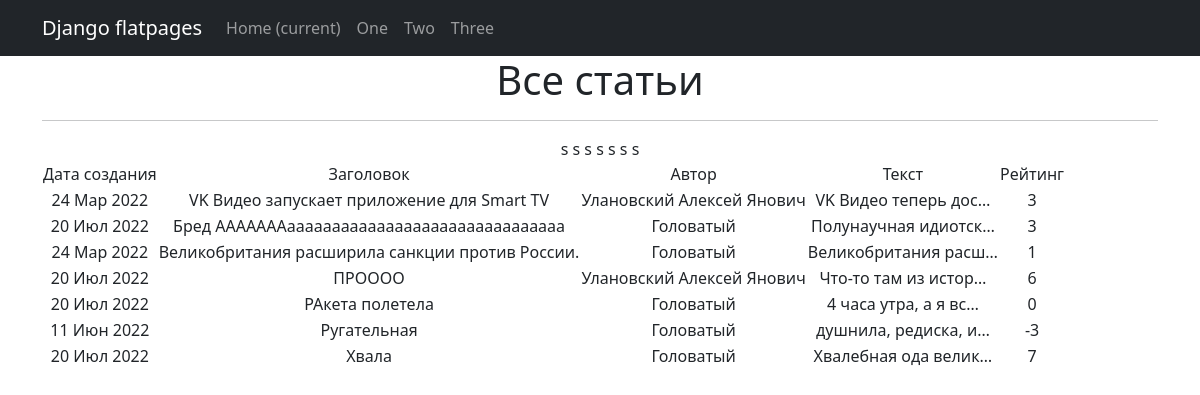
Page /news/ on the committed database.
### news/models.py (models this page shows, shortened)
class Post(models.Model):
    author = models.ForeignKey(Author, on_delete=models.CASCADE)
    NEWS = 'NW'
    ARTICLE = 'AR'
    CATEGORY_CHOICES = (
        (NEWS, 'Новость'),
        (ARTICLE, 'Статья'),
    )
    categoryType = models.CharField(max_length=2, choices=CATEGORY_CHOICES, default=ARTICLE)
    dateCreation = models.DateTimeField(auto_now_add=True)
    PostCategory = models.ManyToManyField(Category, through='PostCategory')
    title = models.CharField(max_length=128)
    text = models.TextField()
    rating = models.SmallIntegerField(default=0)

class Author(models.Model):
    authorUser = models.OneToOneField(User, on_delete=models.CASCADE)
    ratingAuthor = models.SmallIntegerField(default=0)
    def __str__(self):
        return format(self.authorUser)

### news/views.py (the view)
# urls.py: path('', PostList.as_view(), name='post_list'),
class PostList(ListView):
    model = Post
    ordering = 'title'
    template_name = 'news.html'
    context_object_name = 'posts'

### templates/news.html (shortened to what this page needs)
{% extends 'flatpages/default.html' %}
{% load custom_filters %}
{% load custom_tags %}
{% block content %}
   <h1>Все статьи</h1>
   <hr>
   {% if posts %}
       <table>
           <tr>
               <td>Дата создания
</td>
               <td>Заголовок</td>
               <td>Автор</td>
               <td>Текст</td>
               <td>Рейтинг</td>
           </tr>
           {% for post in posts %}
               <tr>
                   <td>{{ post.dateCreation|date:'d M Y' }}</td>
                   <td>{{ post.title }}</td>s
                   <td>{{ post.author }}</td>
                   <td>{{ post.text|truncatechars:20 }}</td>
                   <td>{{ post.rating }}</td>
               </tr>
           {% endfor %}
       </table>
   {% else %}
       <h2>Статей нет!</h2>
   {% endif %}
{% endblock content %}

### templates/flatpages/default.html (shortened to what this page needs)
<!DOCTYPE html>
<html lang="en">
    <head>
        {% load static %}
        <link href="{% static 'css/styles.css' %}" rel="stylesheet" />
    </head>
    <body>
      <nav class="navbar navbar-expand-lg navbar-dark bg-dark static-top">
   <div class="container">
       <a class="navbar-brand" href="#">Django flatpages</a>
       <div class="collapse navbar-collapse" id="navbarResponsive">
           <ul class="navbar-nav ml-auto">
               <li class="nav-item active">
                   <a class="nav-link" href="#">Home
                       <span class="sr-only">(current)</span>
                   </a>
               </li>
               <li class="nav-item">
                   <a class="nav-link" href="/one/">One</a>
               </li>
               <li class="nav-item">
                   <a class="nav-link" href="/two/">Two</a>
               </li>
               <li class="nav-item">
                   <a class="nav-link" href="/three/">Three</a>
               </li>
           </ul>
       </div>
   </div>
</nav>
<div class="container">
   <div class="row">
       <div class="col-lg-12 text-center">
           {% block content %}{% endblock content %}
       </div>
   </div>
</div>
    </body>
</html>

### rows in the picture
Post: dateCreation "24 Мар 2022", title "VK Видео запускает приложение для Smart TV", author "Улановский Алексей Янович", text "VK Видео теперь дос…", rating "3"
Post: dateCreation "20 Июл 2022", title "Бред АААААААааааааааааааааааааааааааааааааа", author "Головатый", text "Полунаучная идиотск…", rating "3"
Post: dateCreation "24 Мар 2022", title "Великобритания расширила санкции против России.", author "Головатый", text "Великобритания расш…", rating "1"
Post: dateCreation "20 Июл 2022", title "ПРОООО", author "Улановский Алексей Янович", text "Что-то там из истор…", rating "6"
Post: dateCreation "20 Июл 2022", title "РАкета полетела", author "Головатый", text "4 часа утра, а я вс…", rating "0"
Post: dateCreation "11 Июн 2022", title "Ругательная", author "Головатый", text "душнила, редиска, и…", rating "-3"
Post: dateCreation "20 Июл 2022", title "Хвала", author "Головатый", text "Хвалебная ода велик…", rating "7"
